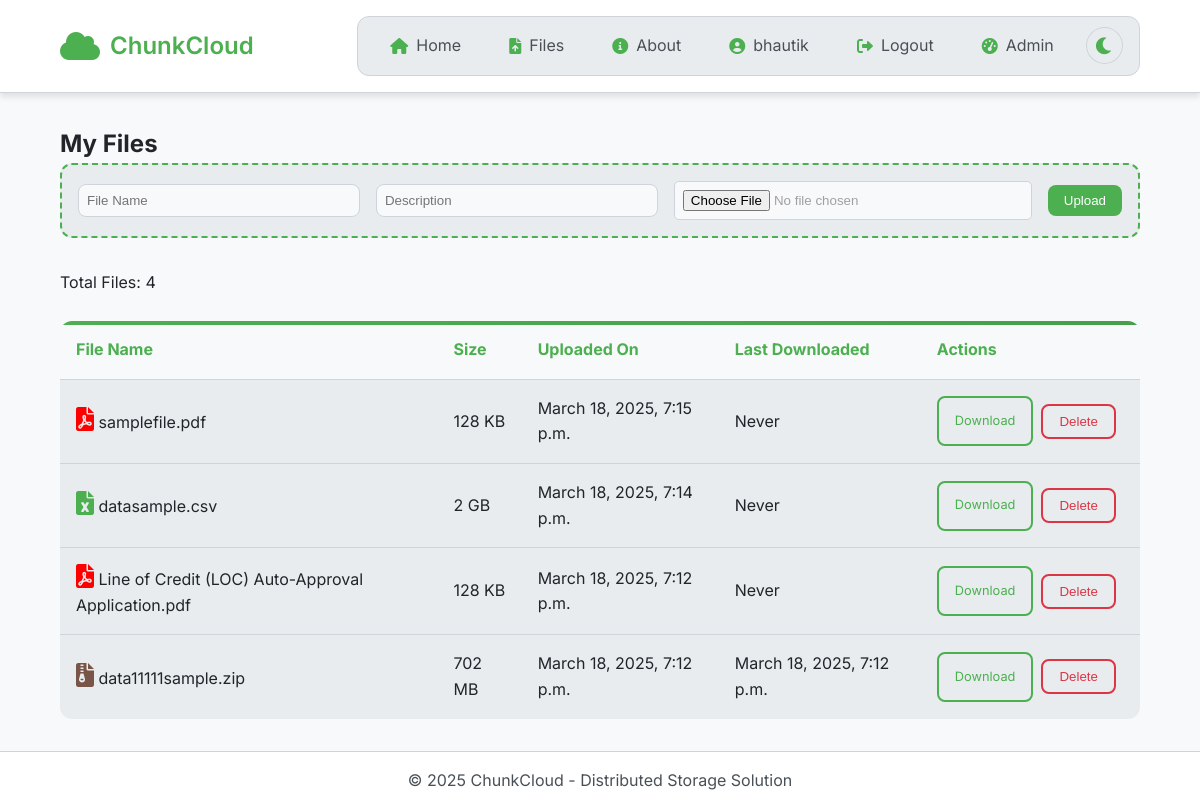
The page /files/ (signed in) on the database as committed earlier.
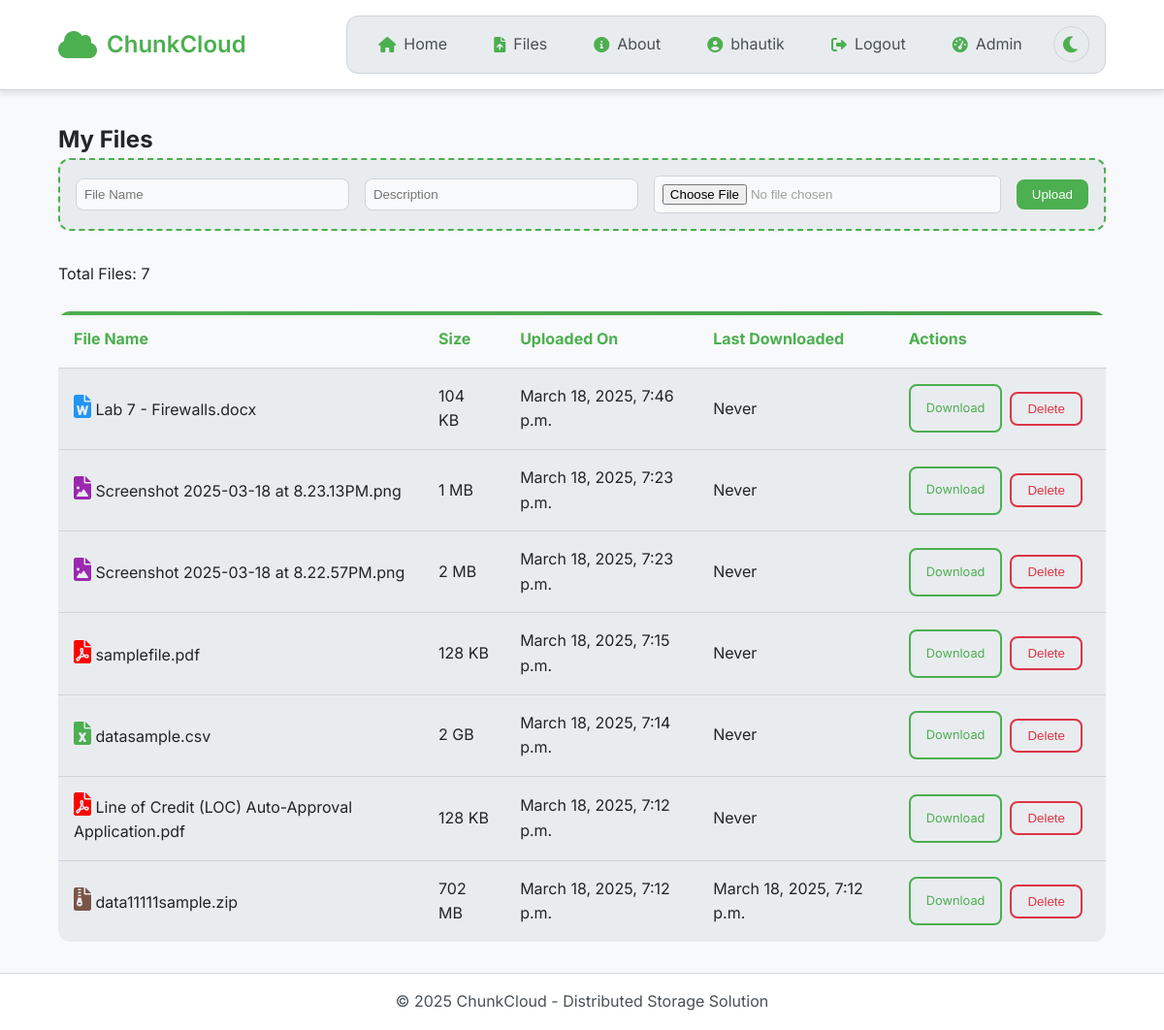
The same page on the database as committed later.
### storage_app/models.py (models this page shows, shortened)
class FileMetadata(models.Model):
    user = models.ForeignKey(User, on_delete=models.CASCADE, related_name="files")
    file_id = models.CharField(max_length=100, unique=True, default=generate_file_id)
    file_name = models.CharField(max_length=255)  # filename with extension
    file_url = models.URLField(max_length=500, null=True)
    description = models.TextField(blank=True, null=True)
    file_size = models.PositiveBigIntegerField()
    original_checksum = models.CharField(
        max_length=64,
        null=True,
        help_text="Checksum of the complete original file and updated in the checksum function"
    )
    is_chunked = models.BooleanField(
        default=False,
        help_text="Indicates if the file has been split into chunks"
    )
    total_chunks = models.PositiveIntegerField(
        default=1,
        help_text="Total number of chunks for this file"
    )
    uploaded_at = models.DateTimeField(auto_now_add=True)
    last_downloaded_at = models.DateTimeField(blank=True, null=True)
    class Meta:
        ordering = ['-uploaded_at']  # Most recent files first
        verbose_name = "File Metadata"
        verbose_name_plural = "File Metadata"

### storage_app/views.py (the view)
# urls.py: path('files/', views.files_view, name='files'),
@login_required(login_url='login')
def files_view(request):
    user_files = FileMetadata.objects.filter(user=request.user).order_by("-uploaded_at")
    if request.method == 'POST':
        form = FileUploadForm(request.POST, request.FILES)
        if form.is_valid():
            file = request.FILES['file']
            operation_log = FileOperationLog.log_operation(
                user=request.user,
                file_name=file.name,
                operation_type='upload',
                status=FileOperationStatus.UPLOADING
            )
            try:
                file_metadata = chunk_file(
                    file,
                    request.user,
                    description=form.cleaned_data.get('description')
                )
                if file_metadata:
                    operation_log.status = FileOperationStatus.UPLOAD_COMPLETE
                    operation_log.file_id = file_metadata.file_id
                    operation_log.save()
                    messages.success(request, "File uploaded successfully")
                    return redirect('files')
                else:
                    operation_log.status = FileOperationStatus.UPLOAD_FAILED
                    operation_log.error_message = "Chunking process failed"
                    operation_log.save()
                    raise Http404("File upload failed")
            except Exception as e:
                operation_log.status = FileOperationStatus.UPLOAD_FAILED
                operation_log.error_message = str(e)
                operation_log.save()
                raise Http404("File upload failed")
    else:
        form = FileUploadForm()
    return render(request, "files.html", {
        "files": user_files,
        "files_count": user_files.count(),
        "form": form
    })

### storage_app/forms.py
class FileUploadForm(forms.ModelForm):
    class Meta:
        model = FileMetadata
        fields = ['file_name', 'description']
    file = forms.FileField(required=True)  # File field that gets stored in MinIO

### storage_app/models.py (called while the page is built)
def generate_file_id():
    return f"{uuid.uuid4().hex}_{int(now().timestamp())}"

### storage_app/templates/files.html (shortened to what this page needs)
{% extends "index.html" %}
{% load static %}
{% block content %}
    <h2>My Files</h2>
    <form id="upload-form" method="post" enctype="multipart/form-data">
        <input type="text" name="file_name" id="file-name" placeholder="File Name" required>
        <input type="text" name="description" id="description" placeholder="Description">
        <input type="file" name="file" id="file-input" required style="display: inline-block; color: #a0a0a0; border-radius: 5px; cursor: pointer;">
        <button type="submit" id="upload-submit-btn">Upload</button>
    </form>
    {% if files %}
    <div class="file-count" id="file-counter" >Total Files: {{ files|length }} </div>
    <br>
    <table>
        <thead class="gradient-top-border">
            <tr>
                <th>File Name</th>
                <th>Size</th>
                <th>Uploaded On</th>
                <th>Last Downloaded</th>
                <th>Actions</th>
            </tr>
        </thead>
        <tbody>
            {% for file in files %}
            <tr>
                <td>
                    <i class="fas
        {% if file.file_name|lower|slice:"-3:" == 'pdf' %}fa-file-pdf css_file_icon_pdf
        {% elif file.file_name|lower|slice:"-3:" in 'doc,docx' %}fa-file-word css_file_icon_doc
        {% elif file.file_name|lower|slice:"-4:" in '.zip' or file.file_name|lower|slice:"-3:" in 'zip' %}fa-file-archive css_file_icon_zip
        {% elif file.file_name|lower|slice:"-3:" in 'xls,xlsx,csv' %}fa-file-excel css_file_icon_xls
        {% elif file.file_name|lower|slice:"-3:" in 'jpg,png,gif' %}fa-file-image css_file_icon_image
        {% elif file.file_name|lower|slice:"-3:" in 'mp4,avi,mov,wmv,mkv,flv,webm' %}fa-file-video css_file_icon_video
        {% elif file.is_folder %}fa-folder css_file_icon_folder
        {% else %}fa-file css_file_icon_default
        {% endif %} css_file_icon"></i>
                    {{ file.file_name }}</td>
                <td>{% if file.file_size < 1024 %}
                    {{ file.file_size }} bytes
                {% elif file.file_size < 1048576 %}
                    {% widthratio file.file_size 1024 1 %} KB
                {% elif file.file_size < 1073741824 %}
                    {% widthratio file.file_size 1048576 1 %} MB
                {% elif file.file_size < 1099511627776 %}
                    {% widthratio file.file_size 1073741824 1 %} GB
                {% else %}
                    {% widthratio file.file_size 1099511627776 1 %} TB
                {% endif %}</td>
                <td>{{ file.uploaded_at|date:"F j, Y, g:i a" }}</td>
                <td>
                    {% if file.last_downloaded_at %}
                        {{ file.last_downloaded_at|date:"F j, Y, g:i a" }}
                    {% else %}
                        Never
                    {% endif %}
                </td>
                <td>
                    <div class="file-actions">
                        <a href="{% url 'download_file' file_id=file.file_id %}" style="text-decoration: none;" class="download-btn"
                            data-file-id="{{ file.file_id }}"
                            data-file-name="{{ file.file_name }}" download><div id="download-status-{{ file.file_id }}" class="download-status">Download</div></a>
                            <button class="delete-btn"
                                data-file-id="{{ file.file_id }}">Delete</button>
                </td>
            </tr>
            {% endfor %}
        </tbody>
    </table>
    {% else %}
        <p>No files to show.</p>
    {% endif %}
{% endblock %}

Rows that differ between the two databases and show on the page:
added FileMetadata: file_name "Lab 7 - Firewalls.docx", file_size "104", uploaded_at "March 18, 2025, 7:46 p.m.", shows "Never"
added FileMetadata: file_name "Screenshot 2025-03-18 at 8.23.13PM.png", file_size "1", uploaded_at "March 18, 2025, 7:23 p.m.", shows "Never"
added FileMetadata: file_name "Screenshot 2025-03-18 at 8.22.57PM.png", file_size "2", uploaded_at "March 18, 2025, 7:23 p.m.", shows "Never"
Other text that changed with them:
{{ files|length }}: "4" → "7"
